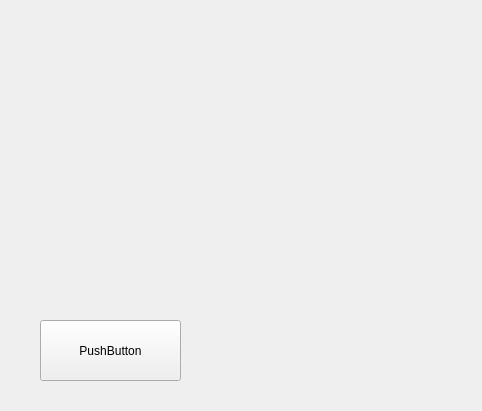
<?xml version="1.0" encoding="UTF-8"?>
<ui version="4.0">
 <class>Form</class>
 <widget class="QWidget" name="Form">
  <property name="geometry">
   <rect>
    <x>0</x>
    <y>0</y>
    <width>482</width>
    <height>411</height>
   </rect>
  </property>
  <property name="windowTitle">
   <string>Form</string>
  </property>
  <widget class="QVTKWidget" name="qvtkWidget">
   <property name="geometry">
    <rect>
     <x>20</x>
     <y>20</y>
     <width>441</width>
     <height>251</height>
    </rect>
   </property>
  </widget>
  <widget class="QPushButton" name="pushButton">
   <property name="geometry">
    <rect>
     <x>40</x>
     <y>320</y>
     <width>141</width>
     <height>61</height>
    </rect>
   </property>
   <property name="text">
    <string>PushButton</string>
   </property>
  </widget>
 </widget>
 <customwidgets>
  <customwidget>
   <class>QVTKWidget</class>
   <extends>QWidget</extends>
   <header>QVTKWidget.h</header>
  </customwidget>
 </customwidgets>
 <resources/>
 <connections/>
</ui>
